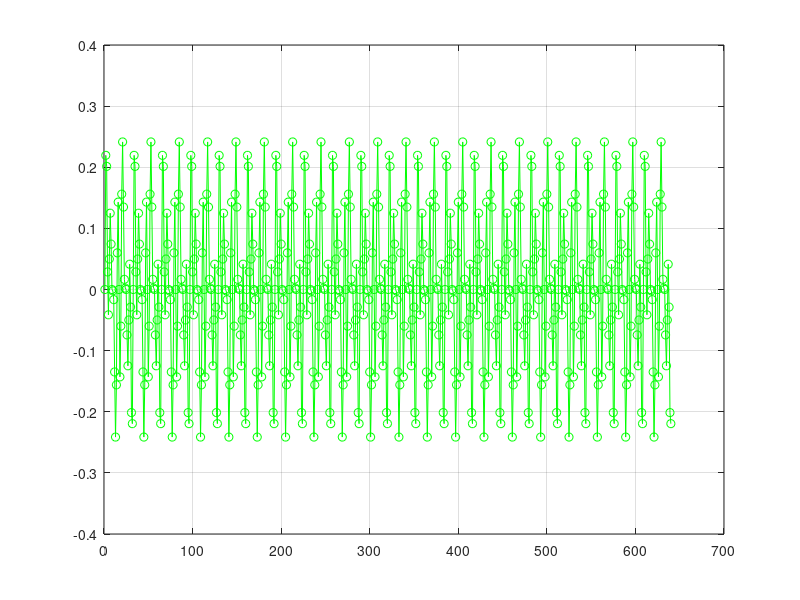

This figure's MATLAB source: (Note: this script raises an error after producing the figure.)
Fs = 16000;                       % sampling frequency
no_samples = 640;                  % no of samples
Freq1 = 1000;                      % Frequency 1 of the signal
Freq2 = 2500;                      % Frequency 2 of the signal
Freq3 = 3500;                      % Frequency 3 of the signal
Amp = 0.1;
t = 1/Fs*((1:no_samples)-1);      % time duration, t = 1/Fs
Input_sig_16k = Amp*sin(2*pi*Freq1*t)+Amp*sin(2*pi*Freq2*t)+Amp*sin(2*pi*Freq3*t);  % Multitone Input Signal 

% Equlizer data
Eq_data_32 =[0.0;0.1347;0.2117;0.2956;0.4146;0.5300;0.5615;0.5195;0.4391;0.3621;0.2816;0.1977;0.1837;0.1172;0.0857;0.0577;0.0;0.0577;0.0857;0.1172;0.1837;0.1977;0.2816;0.3621;0.4391;0.5195;0.5615;0.5300;0.4146;0.2956;0.2117;0.1347];

re_Eq_data_32 = Eq_data_32;  % Equalizer data for real values
im_Eq_data_32 = -(re_Eq_data_32);

window_size = 640;

 for ii = 1:(length(Input_sig_16k)/window_size)-1

  data_range = (((ii-1)*window_size)+1:((ii-1)*window_size)+32);
  data_block = Input_sig_16k(data_range);

  fft_sig = fft(data_block);                 %FFT of the signal

  after_eq_re = real(fft_sig).*re_Eq_data_32';   % Multiply real portion of FFT with Equalizer
  after_eq_im = imag(fft_sig).*im_Eq_data_32';   % Mutliply imaginary portion with Equalizer

  after_eq = after_eq_re + (1i*after_eq_im);

  ifft_sig = ifft(fft_sig);                  %iFFT of the signal

 data_full(data_range) = ifft_sig;            % Output signal

 end

plot(Input_sig_16k,'-og'), grid on;   % plot and compare both the signals
hold on;
plot(data_full,'-xr')
hold off;